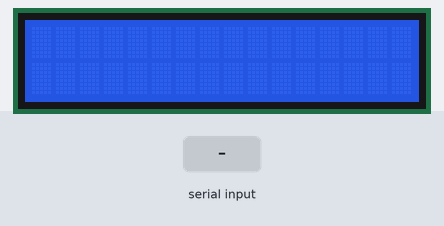
This sketch was run on a simulated Arduino Uno, built with avr-gcc and run on an emulated ATmega328P. On the bench: 16×2 character LCD. The inputs (shaded band) are chosen by the test bench.

Above: at 1.2 s.
1.3 s: "y" received over Serial
At 2.4 s:
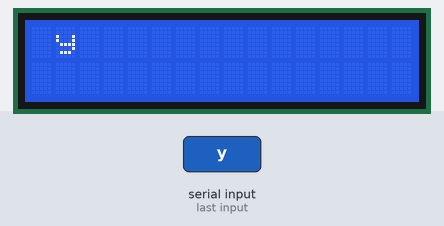
2.8 s: "x" received over Serial
At 3.8 s:
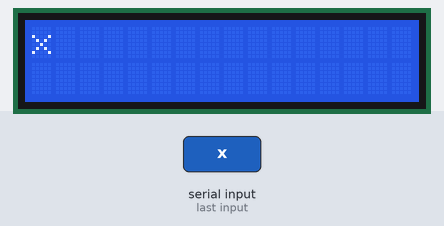
4.6 s: "y" received over Serial
At 4.9 s:
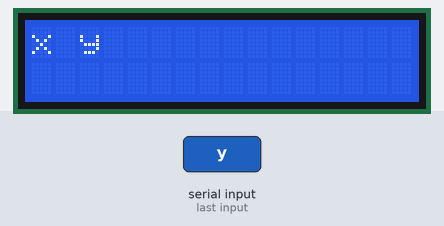
6.1 s: "y" received over Serial
At 7.2 s:
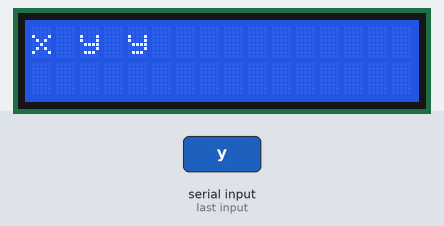
7.6 s: "y" received over Serial
At 8.4 s:
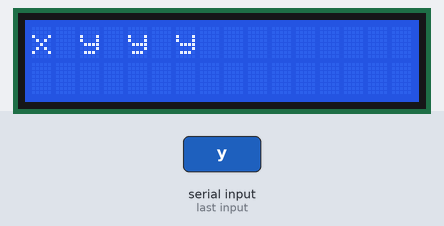
Timing chart, 0 to 10.1 s (numbered marks = the images above; inputs shaded):
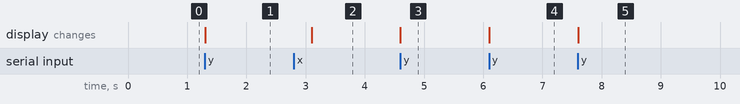

Measured:
- after the input at 1.3 s, the display: changes at once (image 1)
- after the input at 2.8 s, the display: changes after 0.30 s (image 2)
- after the input at 4.6 s, the display: changes at once (image 3)
- after the input at 6.1 s, the display: changes at once (image 4)
- after the input at 7.6 s, the display: changes at once (image 5)

The sketch:

Bitirme_Projesi_Grup_9_Arduino.ino
```cpp
// Import the Liquid Crystal library
#include <LiquidCrystal.h>
//Initialise the LCD with the arduino. LiquidCrystal(rs, enable, d4, d5, d6, d7)
LiquidCrystal lcd(12, 11, 5, 4, 3, 2);

char inputByte;
void setup() {
  // Switch on the LCD screen
  lcd.begin(16, 2); // 2x16 LCD Ekran başlatıldı
  Serial.begin(9600); // 9600 Baud Rate hızında seri haberleşme başlatıldı
}

void loop() {
  // put your main code here, to run repeatedly:
  while(Serial.available()>0){        // Haberleşmenin olup olmadığı kontrolü
        inputByte = Serial.read();  // Seri haberleşme ile HC-06’dan gelen değerlerin okunması
        if(inputByte == 'y'){  // X koordinatının tamamlandığı

           lcd.print(" ");
        }
          if(inputByte == 'x'){ // Y koordinatının tamamlandığı
           delay(300); // 300ms delay eklendi
          lcd.clear();

            }
          lcd.print(inputByte); // Koordinat verisinin ekrana bastırılması
          }

        }
```
